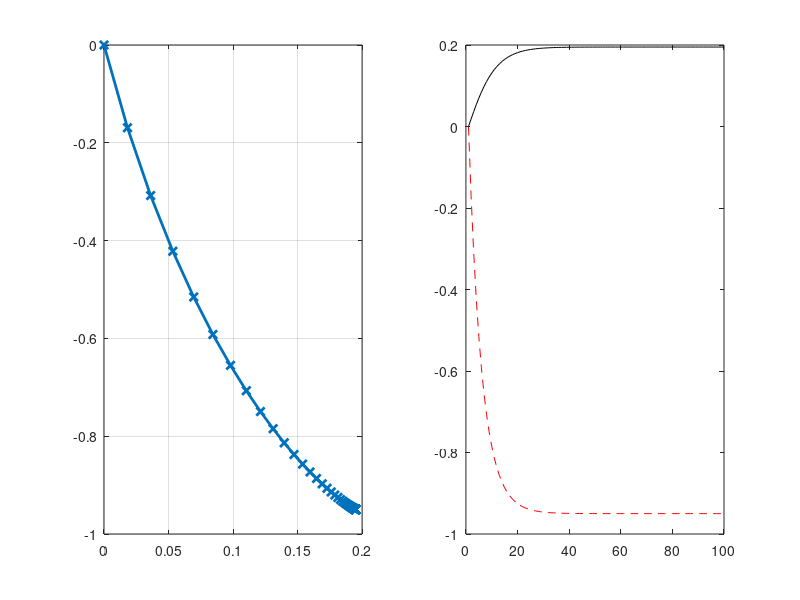

This figure's MATLAB source: (Note: this script raises an error after producing the figure.)
%% Gradient decent
%
% Srilakshmi Alla
%
%%
% Consider a second order filter u(n)=v(n)-a1*u(n-1)-a2*u(n-2)
%
% where filter coefficients are
a1=[-0.1950 -0.9750 -1.5955 -1.9114];
a2=[0.9500 0.9500 0.9500 0.9500];

%% Yule Walker equations
% $$ Ruu*\vec{w}=\vec{ruu} $$

%figure('Name','Four sets of eigen values','NumberTitle','off');


for k=1:4
    
ruu0(k)=((1+a2(k))./(1-a2(k))).*(1/(((1+a2(k)).^2)-(a1(k).^2)));
ruu1(k)=((-a1(k))./(1+a2(k))).*ruu0(k);
ruu2(k)=(-a2(k)+((a1(k)).^2)/(1+a2(k))).*ruu0(k);


% Correlation matrix

Ruu{1,k}=[ruu0(k) ruu1(k);ruu1(k) ruu0(k)];
ruu{1,k}=[ruu1(k);ruu2(k)];

% Eigen values and eigen vectors of correlation matrix

[V{1,k},D{1,k}]=eig(Ruu{1,k});

lamda1(1,k)=D{1,k}(1,1);
lamda2(1,k)=D{1,k}(2,2);

% Maximum size of convergence factor mu is largest eigenvalue of the
% correlation matrix for a gradient descent
mu_max=2./max(lamda1,lamda2) ;

% Plot of four sets of eigen vectors
subplot(2,2,k);
plot(V{1,k});
str = sprintf('Eigen vector coressponding to %0.3f and %0.3f',lamda1(1,k),lamda2(1,k));
title(str,'FontSize',8);

end


%% Gradient Descent solution to 2*2 matrix equation
%
% mu values
mu_value=[0.1 0.5 0.99 1 1.01];
mu=mu_value'*mu_max

%% 
% This part of program helps us in understanding the role of convergence 
% factor and weights
%
% Algorithm for all 4 sets of filter weights and mu values
for k=1:4 % loop for weights
   for p=1:5 % loop for mu values
 
        ww{p,k}(1:2,:)=[0;0];
 
   for nn=1:100 % loop for iterations
       
        ww_sv{p,k}(:,nn)=ww{p,k};
        ww{p,k}=ww{p,k}+mu(p,k).*(ruu{1,k}-Ruu{1,k}*ww{p,k});
    end 
   end
  
end
%%
% Plot of Time responses of sucessive values of the two component of the
% weight vector as well as the parametric plot(w1 vs w2)

for k=1:4
    for p=1:5
        
figure(p+(k-1).*5);
       
subplot(1,2,1);
plot(ww_sv{p,k}(1,:),ww_sv{p,k}(2,:),'-x','linewidth',2);    
grid on;
            
subplot(1,2,2);
plot(ww_sv{p,k}(1,:),'k');
hold on;
plot(ww_sv{p,k}(2,:),'r--');
hold off;

str2=sprintf('Parametric and Time response plot a1=%0.4f a2=%0.4f mu=%0.2f*mumax',a1(k),a2(k),mu_value(p));
figtitle(str2,'FontSize',8);
grid on;
       
    end
    
end

%% Notes
% Too small values of mu will cause our algorithm to converge very
% slowly.On the other hand,two large mu value could cause our algorithm to
% overshoot the minima and diverge.This is evident when the plots are
% observed.